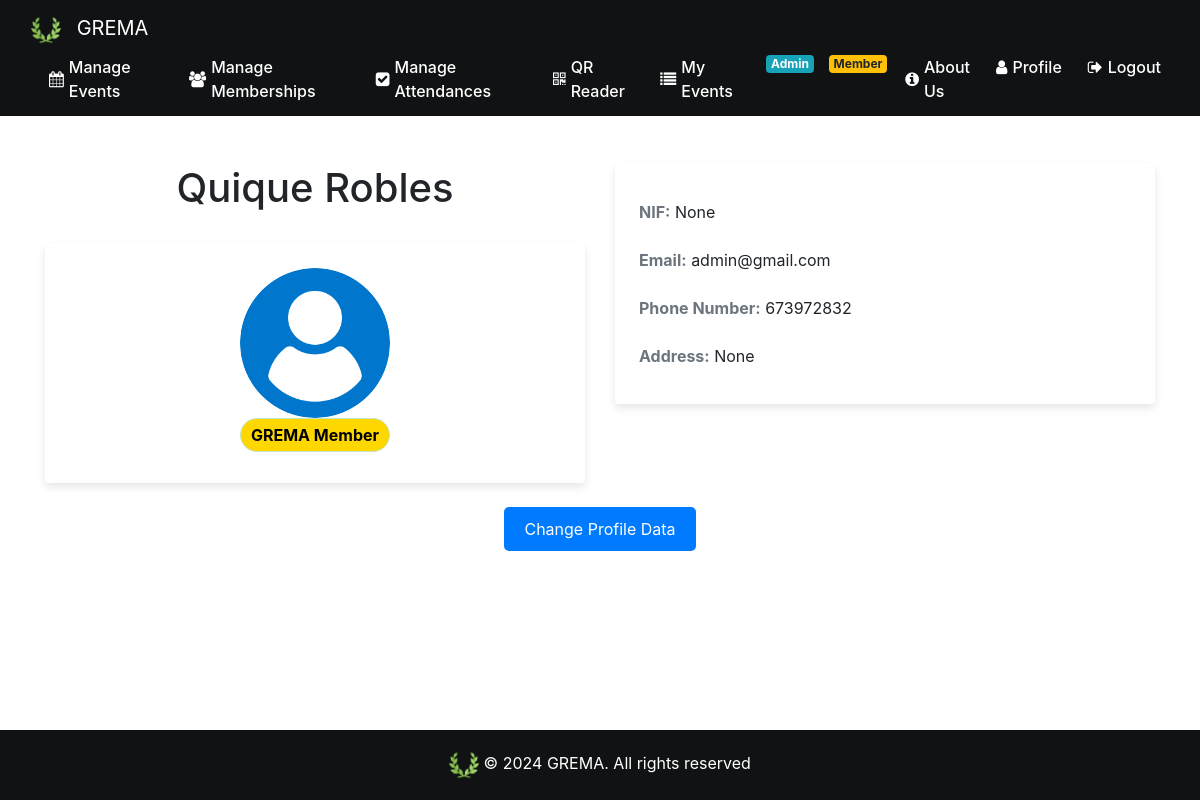
Before: /profile (signed in) with the older database file.
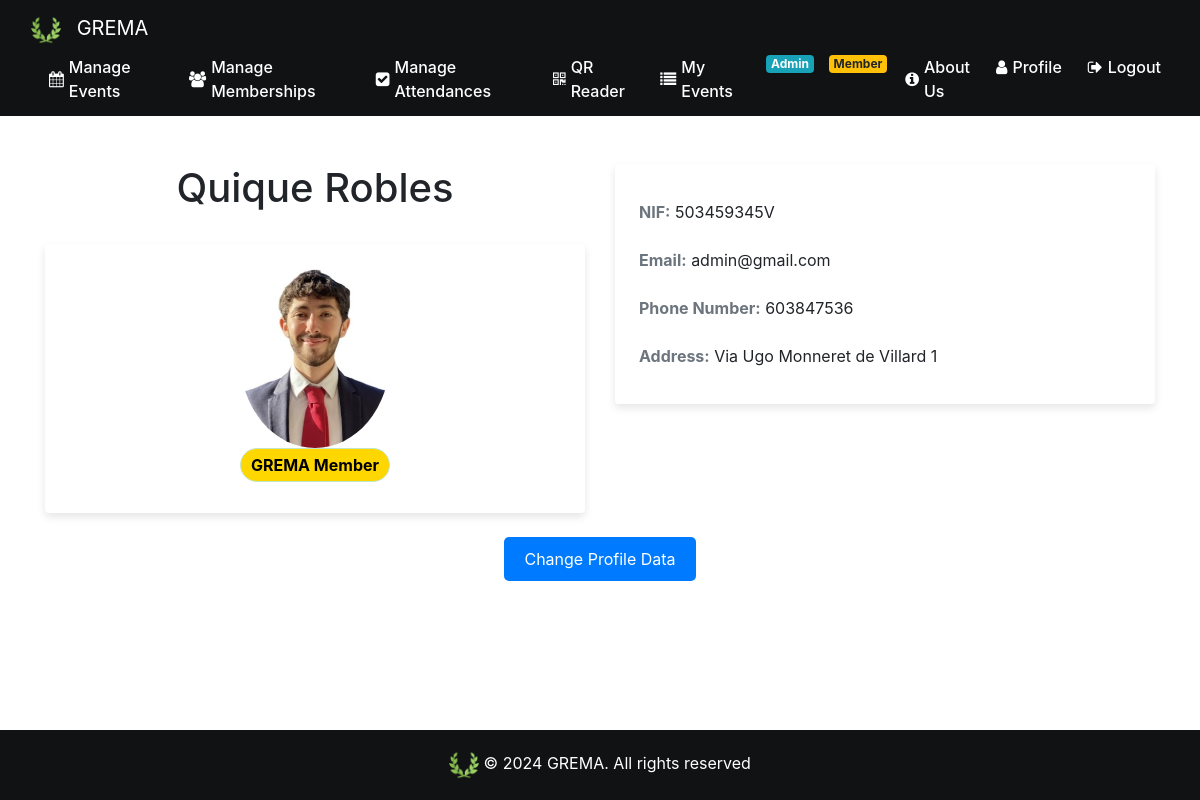
After: the same page with the newer database file.
### website/models.py (models this page shows)
class Admin(db.Model, UserMixin):
    id = db.Column(db.Integer, primary_key=True)
    is_admin = True
    nif =db.Column(db.Integer)
    email = db.Column(db.String(150), unique=True, nullable=False)
    password = db.Column(db.String(150), nullable=False)
    phone_number=db.Column(db.Integer)
    first_name = db.Column(db.String(150))
    surname= db.Column(db.String(150))
    creation_date = db.Column(db.Date, default=func.current_date())
    address=db.Column(db.String(150))
    events = db.relationship('Event')
    admin_profile_image_url = db.Column(db.String(300))

### website/views.py (the view)
@views.route('/profile', methods=['GET', 'POST'])
@login_required
def profile():
    return render_template('profile.html', user=current_user)

### website/views.py (called while the page is built)
@views.context_processor
def inject_membership():
    if current_user.is_authenticated:
        is_member = Fee.query.filter_by(user_fee=current_user.id, payed=True).first() is not None
    else:
        is_member = False
    return dict(is_member=is_member)

### website/templates/profile.html (shortened to what this page needs)
{% extends "base.html" %}
{% block content %}
<br><br />
<div class="container">
    <div class="row">
        <div class="col-md-6">
            <h1 class="text-center">{{ user.first_name }} {{ user.surname }}</h1>
            <br>
            <div class="card mb-4">
                <div class="profile-image-container mx-auto mt-4">
                    {% if user.user_profile_image_url %}
                    <img src="{{ user.user_profile_image_url }}" class="card-img-top rounded-circle"
                        alt="Profile Image">
                    {% elif user.admin_profile_image_url %}
                    <img src="{{ user.admin_profile_image_url }}" class="card-img-top rounded-circle"
                        alt="Profile Image">
                    {% else %}
                    <img src="{{ url_for('static', filename='images/userLogo.png') }}"
                        class="card-img-top rounded-circle" alt="{{ user.first_name }}">
                    {% endif %}
                    {% if is_member %}
                    <div class="alert alert-success text-center rounded-pill" role="alert"
                        style="background-color: gold; color: black; padding: 4px;">
                        <strong>GREMA Member</strong>
                    </div>
                    {% endif %}
                </div>
            </div>
        </div>
        <div class="col-md-6">
            <div class="card mb-4">
                <div class="card-body">
                    <ul class="list-group list-group-flush">
                        <li class="list-group-item"><strong class="text-secondary">NIF:</strong> {{ user.nif }}</li>
                        <li class="list-group-item"><strong class="text-secondary">Email:</strong> {{ user.email }}</li>
                        <li class="list-group-item"><strong class="text-secondary">Phone Number:</strong> {{
                            user.phone_number }}</li>
                        <li class="list-group-item"><strong class="text-secondary">Address:</strong> {{ user.address }}
                        </li>
                    </ul>
                </div>
            </div>
        </div>
    </div>
    <div class="text-center mb-4">
        <div class="button-group">
            <button id="edit-profile-btn" class="btn btn-primary">Change Profile Data</button>
        </div>
    </div>
</div>
{% endblock %}

Changed rows visible on the page:
changed Admin "Quique": admin_profile_image_url: picture added; nif "None" → "503459345V"; phone_number "673972832" → "603847536"; address "None" → "Via Ugo Monneret de Villard 1"
